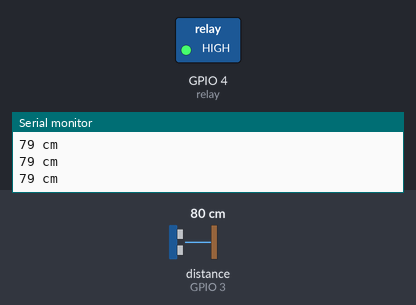
A sketch run on a simulated ESP32. Shown: switched loads named in the sketch (green lamp = pin HIGH), the last lines printed to the serial monitor. Wiring (inferred from the names in the program): ultrasonic range finder: trigger GPIO 2; echo GPIO 3. The inputs (shaded band) are chosen by the test bench; at power-on: distance to the obstacle (sensor on GPIO 3) 80 cm. The echo pulse lasts 58.3 µs per cm; pins used as bus, display or sensor lines are not drawn.

Above: at 1.2 s.
1.3 s: distance to the obstacle (sensor on GPIO 3) set to 71 cm
At 2.4 s:
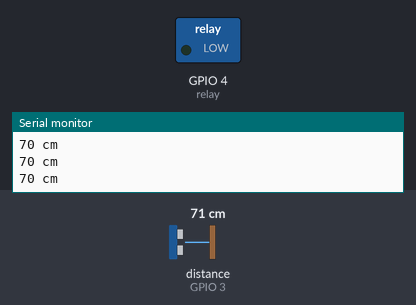
2.8 s: distance to the obstacle (sensor on GPIO 3) set to 120 cm
At 3.9 s:
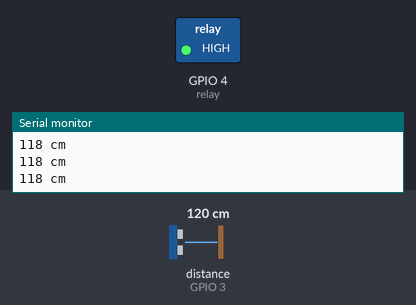
4.3 s: distance to the obstacle (sensor on GPIO 3) set to 2 cm
At 5.6 s:
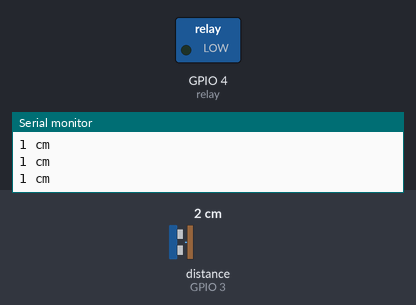
Timing chart, 0 to 7.3 s (numbered marks = the images above; inputs shaded):
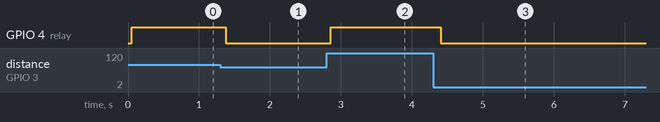

The sketch:

ESP32LoRa-SensorHC-SR04-Rele.ino
```cpp
const int trigPin = 2;
const int echoPin = 3;
const int relay = 4;
long Duracao;
int Distancia;
int DistanciaSegura;

void setup() {
  // put your setup code here, to run once:
pinMode(trigPin, OUTPUT); // Sets the trigPin as an Output
pinMode(echoPin, INPUT);
pinMode(relay, OUTPUT);// Sets the echoPin as an Input
Serial.begin(115200); // Starts the serial communication
}

void loop() {
// Sets the trigPin on HIGH state for 10 micro seconds
digitalWrite(trigPin, LOW);
delayMicroseconds(2);

digitalWrite(trigPin, HIGH);
delayMicroseconds(10);

digitalWrite(trigPin,LOW);

// Reads the echoPin, returns the sound wave travel time in microseconds
Duracao = pulseIn(echoPin,HIGH);
// Calculating the distance
Distancia = Duracao*0.034/2;
Serial.print(Distancia);
Serial.println(" cm");
delay(50);
DistanciaSegura = Distancia;
if((Distancia>=75))
  {
    digitalWrite(relay, HIGH);
}
   else if(Distancia<80)
 {
     digitalWrite(relay, LOW);
   }
}
```

Measured:
- the behaviour switches between 76 and 75 cm on distance to the obstacle (sensor on GPIO 3) (found by bisection; images 0 and 1)
- after the input at 1.3 s, GPIO 4 (relay): HIGH → LOW after 0.08 s
- after the input at 2.8 s, GPIO 4 (relay): LOW → HIGH after 0.06 s
- after the input at 4.3 s, GPIO 4 (relay): HIGH → LOW after 0.11 s
